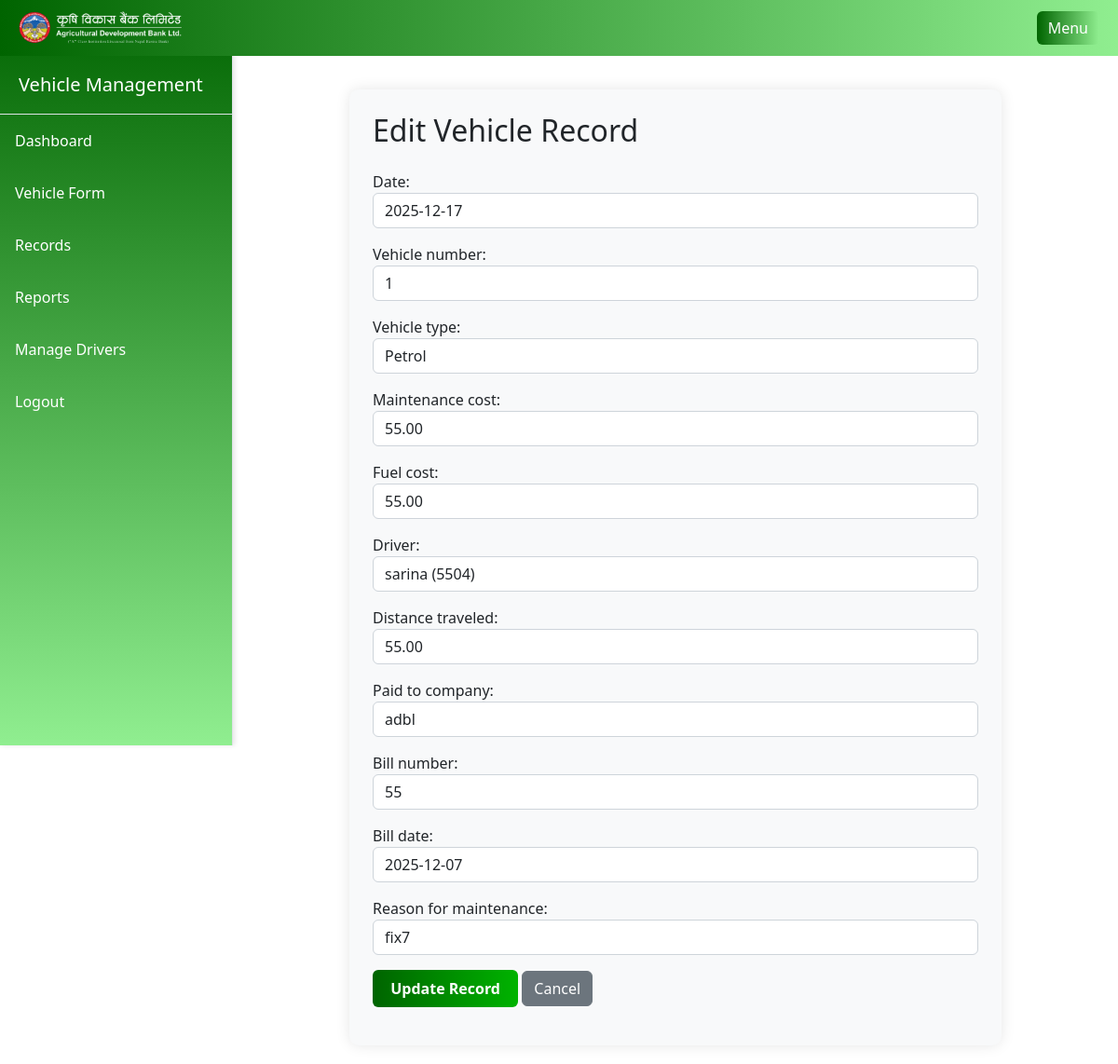
/records/edit/38/ (signed in), run on an earlier commit of the app's database.
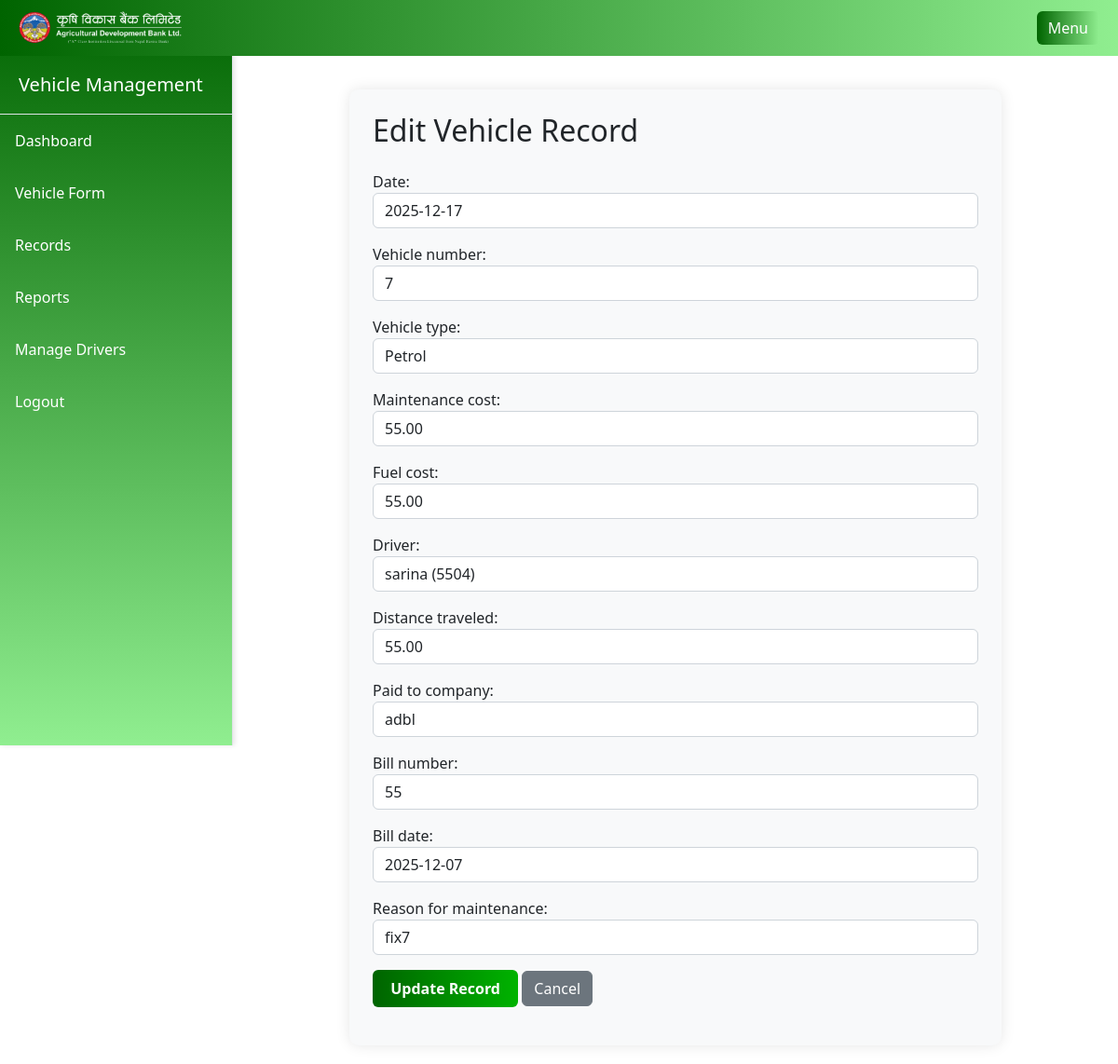
And on a later commit of the database.
### main/models.py (models this page shows, shortened)
class VehicleRecord(models.Model):
    user = models.ForeignKey(User, on_delete=models.CASCADE)
    date = models.DateField()
    vehicle_number = models.CharField(max_length=20)
    vehicle_type = models.CharField(max_length=10, choices=VEHICLES_TYPE_CHOICES)
    maintenance_cost = models.DecimalField(max_digits=10, decimal_places=2)
    fuel_cost = models.DecimalField(max_digits=10, decimal_places=2)
    total_cost = models.DecimalField(max_digits=10, decimal_places=2)
    driver = models.ForeignKey(Driver, on_delete=models.SET_NULL, null=True, default=None)
    paid_to_company = models.CharField(max_length=50)
    bill_number = models.CharField(max_length=50)
    bill_date = models.DateField()
    distance_traveled = models.DecimalField(max_digits=10, decimal_places=2, default=0)
    reason_for_maintenance = models.CharField(max_length=200, blank=True)

### main/views.py (the view)
# urls.py: path('records/edit/<int:record_id>/', views.edit_record, name='edit_record'),
@user_passes_test(lambda u: u.is_superuser)
def edit_record(request, record_id):
    record = get_object_or_404(VehicleRecord, id=record_id)
    if request.method == 'POST':
        form = VehicleRecordForm(request.POST, instance=record)
        if form.is_valid():
            form.save()
            return redirect('my_records')
    else:
        form = VehicleRecordForm(instance=record)
        record.bs_date = nepali_date.from_datetime_date(record.date)
        record.bs_bill_date = nepali_date.from_datetime_date(record.bill_date)
        form.fields['date'].initial = record.bs_date.strftime("%Y-%m-%d")
        form.fields['bill_date'].initial = record.bs_bill_date.strftime("%Y-%m-%d")
    return render(request, 'main/edit_record.html', {
        'form': form,
        'record': record
    })

### main/models.py (called while the page is built)
    def __str__(self):
        return f"{self.name} ({self.driver_id})"

### main/templates/main/edit_record.html (shortened to what this page needs)
{% extends 'main/base.html' %}
{% block content %}
<div class="form-card">
    <h2 class="mb-4">Edit Vehicle Record</h2>
    <form method="post">
        {% for field in form %}
            <div class="mb-3">
                {{ field.label_tag }}
                {{ field }}
            </div>
        {% endfor %}
        <button type="submit" class="btn btn-gradient">Update Record</button>
        <a href="{% url 'my_records' %}" class="btn btn-secondary">Cancel</a>
    </form>
</div>
{% endblock %}

What changed in the data, as far as the page shows it:
changed VehicleRecord "Petrol": vehicle_number "1" → "7"
